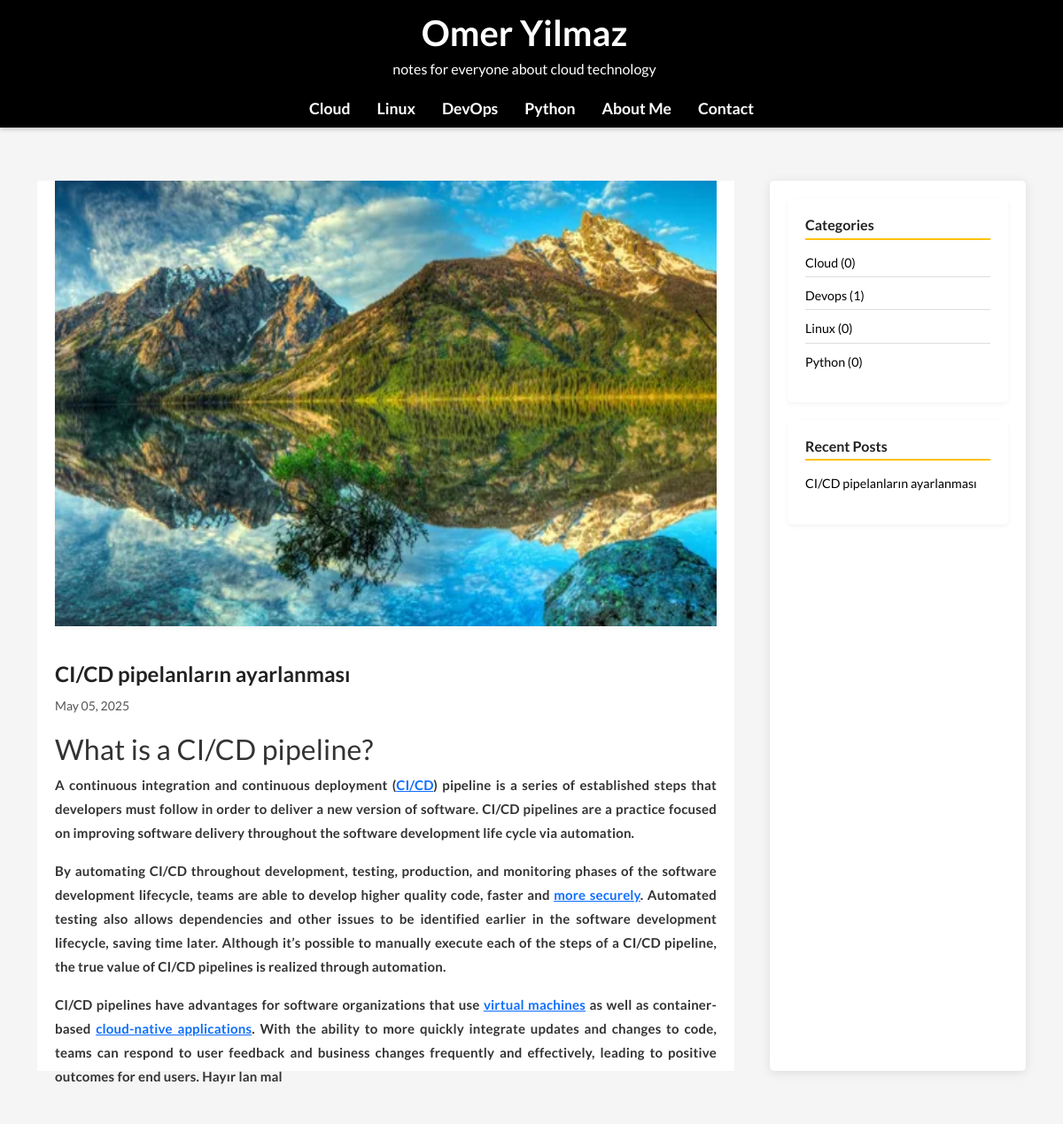
Page /blog/cicd-pipelanlarin-ayarlanmasi/ on the committed database.
### blog/models.py (models this page shows, shortened)
class Post(models.Model):
    title = models.CharField(max_length=200)
    slug = models.SlugField(unique=True)
    image = models.ImageField(upload_to='post_images/', blank=True, null=True)
    content = models.TextField()
    categories = models.ManyToManyField(Category, blank=True)
    tags = models.ManyToManyField(Tag, blank=True)
    status = models.CharField(max_length=10, choices=[('draft', 'Draft'), ('published', 'Published')])
    created_at = models.DateTimeField(auto_now_add=True)
    updated_at = models.DateTimeField(auto_now=True)

class Category(models.Model):
    name = models.CharField(max_length=100)
    slug = models.SlugField(blank=True)  # Slug alanı eklendi

### blog/views.py (the view)
# urls.py: path('blog/<slug:slug>/', blog_detail, name='blog_detail'),
def blog_detail(request, slug):
    post = get_object_or_404(Post, slug=slug)
    recent_posts = Post.objects.filter(status='published').order_by('-created_at')[:5]
    categories = Category.objects.annotate(post_count=Count('post'))  # Kategoriler ve makale sayıları
    return render(request, 'blog/blog_detail.html', {
        'post': post,
        'recent_posts': recent_posts,
        'categories': categories,  # Kategorileri template'e gönder
    })

### blog/templates/blog/blog_detail.html (shortened to what this page needs)
{% extends 'base.html' %}
{% load static %}
{% block content %}
<div style="background-color: #f5f5f5; padding: 20px;">
    <div class="container" style="display: flex;  gap: 40px;">
        <div class="main-content" style="flex: 3; padding: 0 20px;">
            {% if post.image %}
            <div class="detail-image" style="text-align: center; margin-bottom: 20px;">
                <img src="{{ post.image.url }}" alt="{{ post.title }}" style="max-width: 100%; height: 50%; border-radius: 0px;">
            </div>
            {% endif %}
            <h1 class="detail-title" style="font-size: 24px;">{{ post.title }}</h1>
            <p class="meta" style="font-size: 14px;">{{ post.created_at|date:"F d, Y" }}</p>
            <div class="content" style="font-size: 15px; font-family: 'Inter', 'Segoe UI', 'Helvetica Neue', sans-serif; font-weight: 600; line-height: 1.8; letter-spacing: 0.2px;">
                {{ post.content|safe }}
            </div>
        </div>
        <div class="sidebar" style="flex: 1;">
            <div class="sidebar-box">
                <h3 style="font-size: 16px;">Categories</h3>
                <ul style="font-size: 15px;">
                    {% for category in categories %}
                    <li>
                        <a href="{% url 'blog_category' category.slug %}">
                            {{ category.name }} ({{ category.post_count }})
                        </a>
                    </li>
                    {% empty %}
                    <li>Henüz kategori yok.</li>
                    {% endfor %}
                </ul>
            </div>
            <div class="sidebar-box">
                <h3 style="font-size: 16px;">Recent Posts</h3>
                <ul style="font-size: 15px;">
                    {% for recent_post in recent_posts %}
                    <li><a href="{% url 'blog_detail' recent_post.slug %}">{{ recent_post.title }}</a></li>
                    {% empty %}
                    <li>Henüz başka makale yok.</li>
                    {% endfor %}
                </ul>
            </div>
        </div>
    </div>
</div>
{% endblock %}

### blog/templates/base.html (shortened to what this page needs)
<html lang="tr">
<head>
    {% load static %}
    <link rel="stylesheet" href="{% static 'blog/style.css' %}">
    <link href="https://cdn.jsdelivr.net/npm/bootstrap@5.3.5/dist/css/bootstrap.min.css" rel="stylesheet">
</head>
<body>
    <nav class="navbar">
        <div class="navbar-container">
            <div class="navbar-brand">
                <h1><a style="text-decoration: none; color: white;" href="{% url 'index' %}">Omer Yilmaz</a></h1>
                <p style="color: white;">notes for everyone about cloud technology</p>
            </div>
            <ul class="navbar-menu">
                <li><a href="{% url 'blog_category' 'cloud' %}">Cloud</a></li>
                <li><a href="{% url 'blog_category' 'linux' %}">Linux</a></li>
                <li><a href="{% url 'blog_category' 'devops' %}">DevOps</a></li>
                <li><a href="{% url 'blog_category' 'python' %}">Python</a></li>
                <li><a href="{% url 'about' %}">About Me</a></li>
                <li><a href="{% url 'contact' %}">Contact</a></li>
            </ul>
        </div>
    </nav>
    <main>
        {% block content %}
        {% endblock %}
    </main>
</body>
</html>

### blog/static/blog/style.css (style rules this page uses)
* { list-style-type: none; text-decoration: none; font-family: 'Lato', 'Helvetica Neue', Helvetica, Arial, Verdana, sans-serif; }
a { text-decoration: none; }
body { background-color: #f5f5f5; font-size: 16px; color: #333; line-height: 1.6; margin: 0; padding: 0; }
.navbar { background-color: #000000; color: white; padding: 20px 0; text-align: center; box-shadow: 0 2px 5px rgba(0, 0, 0, 0.2); }
.navbar-container { max-width: 1200px; margin: 0 auto; padding: 0 20px; }
.navbar-brand h1 { font-size: 2em; font-weight: bold; margin: 0; }
.navbar-brand p { font-size: 0.8em; margin: 5px 0 15px; color: #ccc; }
.navbar-menu { list-style: none; padding: 0; margin: 0; display: flex; justify-content: center; gap: 30px; }
.navbar-menu li { display: inline; }
.navbar-menu a { text-decoration: none; color: white; font-size: 1.1em; font-weight: bold; transition: color 0.3s; }
.container { display: flex; gap: 20px; margin: 40px auto; max-width: 1200px; }
.main-content { flex: 3; background-color: #fff; padding: 20px; border-radius: 0px; }
.sidebar { flex: 1; background-color: #fff; padding: 20px; border-radius: 5px; box-shadow: 0 2px 12px rgba(0, 0, 0, 0.1); }
.sidebar-box { margin-bottom: 20px; }
.sidebar-box h3 { font-size: 1.2em; font-weight: bold; color: #222; margin-bottom: 10px; }
.sidebar-box ul { list-style: none; padding: 0; margin: 0; }
.sidebar-box li { margin-bottom: 10px; }
.sidebar-box a { text-decoration: none; color: #000; font-weight: bold; transition: color 0.3s ease; }
.sidebar { background-color: #fff; padding: 20px; box-shadow: 0 2px 12px rgba(0, 0, 0, 0.1); border-radius: 5px; }
.sidebar-box { background-color: #fff; padding: 20px; border-radius: 5px; margin-bottom: 20px; box-shadow: 0 2px 5px rgba(0, 0, 0, 0.05); }
.sidebar-box h3 { font-size: 1.2em; font-weight: 700; color: #222; border-bottom: 2px solid #ffc107; padding-bottom: 5px; margin-bottom: 15px; }
.sidebar-box li { font-size: 0.95em; font-weight: 400; margin-bottom: 10px; border-bottom: 1px solid #ddd; padding-bottom: 5px; }
.sidebar-box li:last-child { border-bottom: none; }
.sidebar-box a { text-decoration: none; color: #000; font-weight: 500; transition: color 0.3s ease; }
.detail-image img { width: 100%; height: auto; border: none; border-radius: 15px; margin-bottom: 20px; box-shadow: 0 2px 4px rgba(0, 0, 0, 0.05); }
.detail-title { font-size: 2em; font-weight: 700; color: #222; margin-bottom: 10px; text-align: left; }
.meta { font-size: 0.9em; color: #555; font-weight: 400; margin-bottom: 20px; }
.content { font-size: 1.1em; line-height: 1.8; color: #333; text-align: justify; }

### rows in the picture
Post: image (picture), title "CI/CD pipelanların ayarlanması", created_at "May 05, 2025", content "What is a CI/CD pipeline? A continuous integration and continuous deployment ( CI/CD ) pipeline is a series of established steps that developers must follow in order to deliver a new version of software. CI/CD pipelines are a practice focused on improving software delivery throughout the software development life cycle via automation. By automating CI/CD throughout development, testing, production, and monitoring phases of the software development lifecycle, teams are able to develop higher quality code, faster and more securely . Automated testing also allows dependencies and other issues to be identified earlier in the software development lifecycle, saving time later. Although it’s…"
Category: name "Cloud", post_count "0"
Category: name "Devops", post_count "1"
Category: name "Linux", post_count "0"
Category: name "Python", post_count "0"
